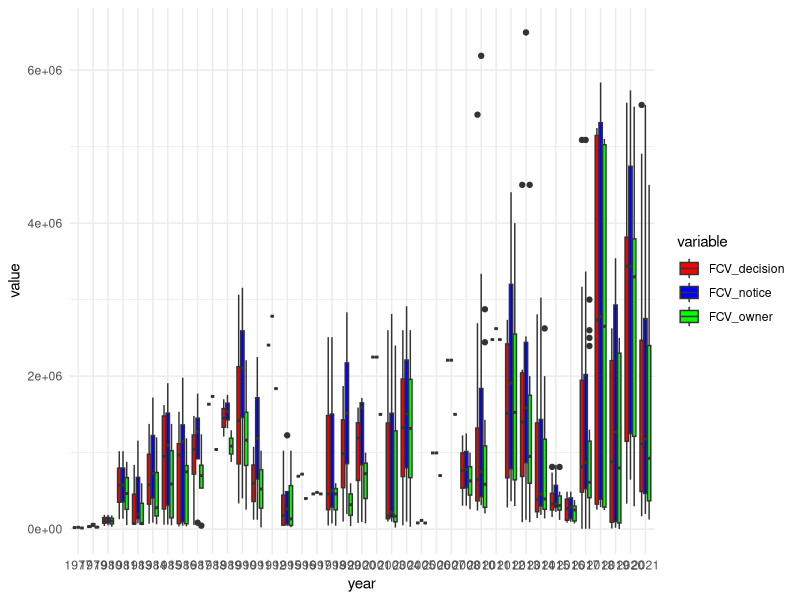
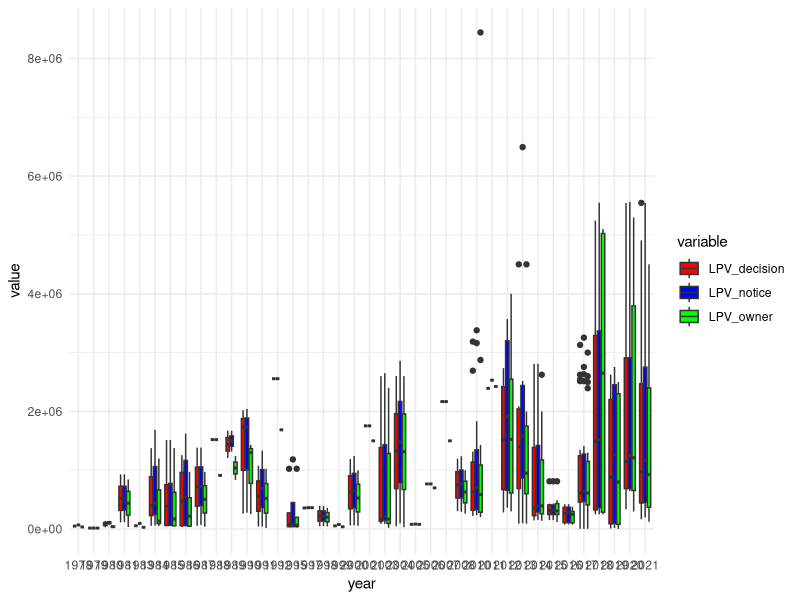

The R script that drew these images, in order:

library(tidyverse)

# read data into tibble
petitions <- read_csv("fwforyotam/Master_edited.csv")

# create identifier
petitions$ID <- 1:nrow(petitions)

# rename relevant columns
names(petitions)[9] <- 'FCV_owner'
names(petitions)[10] <- 'LPV_owner'
names(petitions)[11] <- 'FCV_notice'
names(petitions)[12] <- 'LPV_notice'
names(petitions)[13] <- 'FCV_decision'
names(petitions)[14] <- 'LPV_decision'
names(petitions)[17] <- 'outcome'
names(petitions)[18] <- 'outcome_details'
names(petitions)[19] <- 'FCV_change'
names(petitions)[20] <- 'LPV_change'

# extract year from date
names(petitions)[2] <- 'date'
petitions = separate_wider_delim(petitions, cols = date, delim = "/", names = c("month", "day","year"),too_few = "align_start")

p3a_noNA <- petitions %>% drop_na(FCV_owner, FCV_notice, FCV_decision, year)

p3a <- ggplot(p3a_noNA %>% pivot_longer(cols = c(FCV_owner, FCV_notice, FCV_decision), names_to = "variable", values_to = "value"), 
       aes(x = year, y = value, fill = variable)) + 
       geom_boxplot() + scale_fill_manual(values = c("red", "blue", "green")) + theme_minimal()

p3b_noNA <- petitions %>% drop_na(LPV_owner, LPV_notice, LPV_decision, year)

p3b <- ggplot(p3b_noNA %>% pivot_longer(cols = c(LPV_owner, LPV_notice, LPV_decision), names_to = "variable", values_to = "value"), 
              aes(x = year, y = value, fill = variable)) + 
  geom_boxplot() + scale_fill_manual(values = c("red", "blue", "green")) + theme_minimal()
